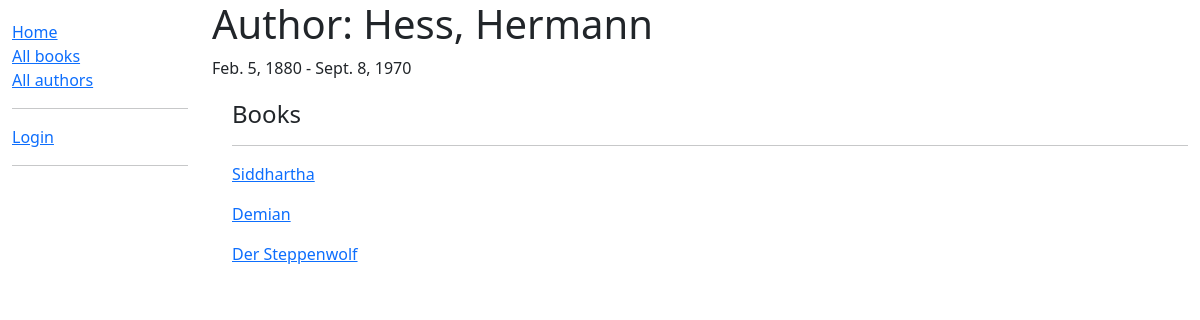
The app's page /catalog/author/1 with its own data.
### catalog/models.py (models this page shows, shortened)
class Author(models.Model):
    first_name = models.CharField(max_length=100)
    last_name = models.CharField(max_length=100)
    date_of_birth = models.DateField(null=True, blank=True)
    date_of_death = models.DateField(verbose_name="Died", null=True, blank=True)
    class Meta:
        ordering = ["last_name", "first_name"]
    def __str__(self):
        return f"{self.last_name}, {self.first_name}"

class Book(models.Model):
    title = models.CharField(max_length=200)
    author = models.ForeignKey(to=Author, on_delete=models.RESTRICT, null=True)
    summary = models.TextField(
        max_length=1000,
        help_text="Enter a brief description of the book"
        )
    isbn = models.CharField(
        verbose_name="ISBN",
        max_length=13,
        unique=True,
        help_text='13 Character <a href="https://www.isbn-international.org/content/what-isbn'
                                      '">ISBN number</a>',
        validators=[is_isbn]
        )
    genre = models.ManyToManyField(
        to=Genre,
        help_text="Select a genre for this book.")
    language = models.ForeignKey(to=Language, on_delete=models.RESTRICT, null=False)
    def get_absolute_url(self):
        return reverse("book-detail", args=[str(self.id)])
    def display_genre(self):
        """Create a string for the genre. Required to display genre in admin."""
        return ", ".join(genre.name for genre in self.genre.all()[:3])
    display_genre.short_description = "Genre"

### catalog/views.py (the view)
# urls.py: path("author/<int:pk>", views.AuthorDetailView.as_view(), name="author-detail"),
class AuthorDetailView(generic.DetailView):
    model = Author

### catalog/templates/catalog/author_detail.html (shortened to what this page needs)
{% extends "catalog/base_generic.html" %}
{% block content %}
  <h1>Author: {{ author }}</h1>
  <p>{{ author.date_of_birth }} - {{ author.date_of_death }}</p>
  <div style="margin-left:20px;margin-top:20px">
    <h4>Books</h4>
    <hr />
    {% for book in author.book_set.all %}
      <p><a href="{{book.get_absolute_url}}">{{ book.title }}</a></p>
    {% empty %}
      <p>This author has no books.</p>
    {% endfor %}
  </div>
{% endblock %}
{% block sidebar %}
  {{block.super}}
{% endblock sidebar %}

### records on screen
Author: date_of_birth "Feb. 5, 1880", date_of_death "Sept. 8, 1970"
Book: title "Siddhartha"
Book: title "Demian"
Book: title "Der Steppenwolf"
